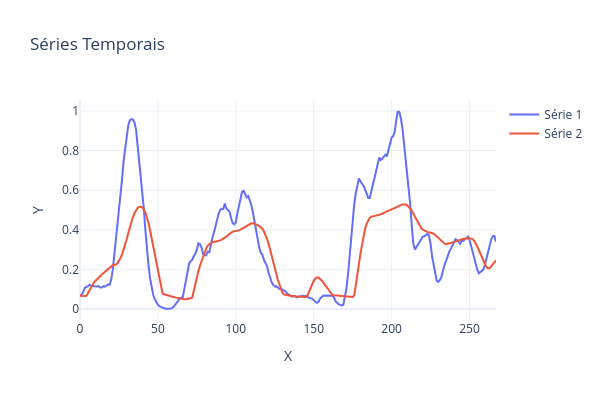

Notebook code cell kept with this figure:
### Code cell
#model = load_model('model/')
yP = np.array([])
yR = y_val[:].copy()
xR = X_val[:].copy()

yP = model.predict(xR)
PlotSeriesPLY(ySeries=[yR.flatten(),yP.flatten()])

### Figure 1 — Plotly figure (JSON) as saved in the notebook; plotly's stock layout.template omitted (floating-point values rounded to 4 significant figures; data arrays with more than 128 entries replaced by an {"elided": "..."} marker saying what was removed)
{"data": [{"mode": "lines", "name": "Série 1", "type": "scatter", "x": {"elided": "268 int values"}, "xaxis": "x", "y": {"elided": "268 float values"}, "yaxis": "y"}, {"mode": "lines", "name": "Série 2", "type": "scatter", "x": {"elided": "268 int values"}, "xaxis": "x", "y": {"elided": "268 float values"}, "yaxis": "y"}], "layout": {"height": 400, "title": {"text": "Séries Temporais"}, "width": 600, "xaxis": {"anchor": "y", "domain": [0, 1], "title": {"text": "X"}}, "yaxis": {"anchor": "x", "domain": [0, 1], "title": {"text": "Y"}}}}
